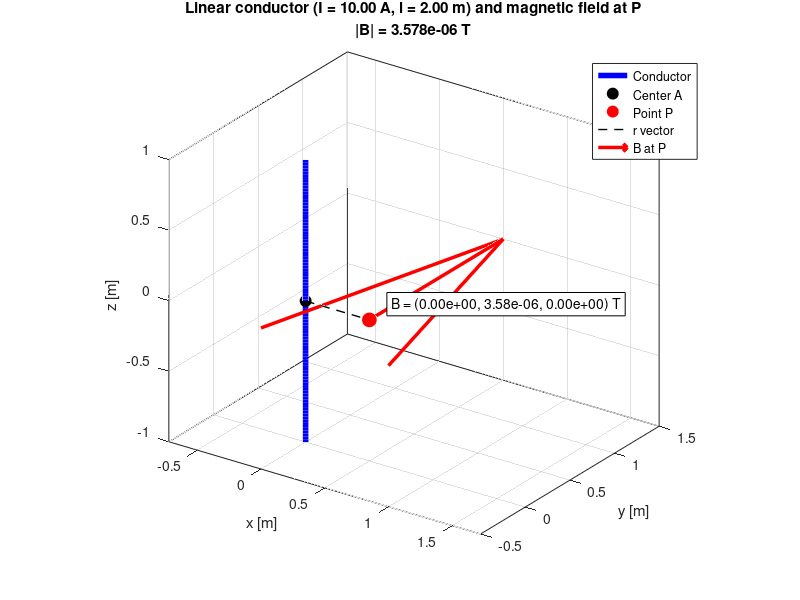

This chart was generated by the following MATLAB code:
%% Magnetic Field of a Finite Linear Conductor using Biot-Savart Law
% This script models a straight conductor carrying current I and computes
% the magnetic field at a point P using the Biot-Savart law.
%
% Biot-Savart law for a finite straight wire:
%   B = (mu0*I/(4*pi)) * (sin(theta2) - sin(theta1)) / r_perp  (magnitude)
% Vector form is computed by numerical integration.

clear; clc; close all;

%% ---------------- User Parameters ----------------
I  = 10;              % Current [A] (positive => +z direction)
l  = 2.0;             % Length of conductor [m]

% Conductor location (its midpoint) at point A
Ax = 0.0;
Ay = 0.0;
Az = 0.0;
A  = [Ax, Ay, Az];

% Field evaluation point P
P  = [0.5, 0.0, 0.0];   % [Px, Py, Pz] in meters

mu0 = 4*pi*1e-7;        % Permeability of free space [H/m]

%% ---------------- Conductor Geometry ----------------
% Conductor is parallel to z-axis, centered at A with length l.
% Endpoints:
z1 = Az - l/2;
z2 = Az + l/2;

% Wire path (for plotting)
nWire = 100;
zw    = linspace(z1, z2, nWire);
xw    = Ax * ones(1, nWire);
yw    = Ay * ones(1, nWire);

%% ---------------- Biot-Savart Integration ----------------
% B(P) = (mu0*I/4*pi) * integral( dl x (r_hat) / |r|^2 )
% Here dl = dz * z_hat, and r = P - source_point

N = 5000;                       % Number of integration segments
z_seg = linspace(z1, z2, N);
dz    = (z2 - z1)/(N-1);

B = [0, 0, 0];                  % Initialize B vector

for k = 1:N
    % Source point on wire (single point at this step for midpoint rule)
    src = [Ax, Ay, z_seg(k)];
    
    % Vector from source to field point
    rvec = P - src;
    rmag = norm(rvec);
    
    if rmag < 1e-12
        error('Point P lies on the conductor; B is singular there.');
    end
    
    % dl vector (along +z) for this segment
    dl = [0, 0, dz];
    
    % Contribution: (dl x r_hat) / |r|^2
    dB = (mu0 * I / (4*pi)) * cross(dl, rvec) / rmag^3;
    
    B = B + dB;
end

% Display results
fprintf('Conductor centered at A = (%.3f, %.3f, %.3f), length = %.3f m\n', A, l);
fprintf('Current I = %.3f A (direction +z)\n', I);
fprintf('Field point P = (%.3f, %.3f, %.3f) m\n', P);
fprintf('\nMagnetic field B at P:\n');
fprintf('  Bx = %e T\n', B(1));
fprintf('  By = %e T\n', B(2));
fprintf('  Bz = %e T\n', B(3));
fprintf('  |B| = %e T\n', norm(B));

%% ---------------- Analytical Check (Infinite wire approximation) ----------------
% For a finite wire, magnitude along the perpendicular direction:
r_perp = sqrt((P(1)-Ax)^2 + (P(2)-Ay)^2);
if r_perp > 0
    % Angles from perpendicular foot to wire endpoints
    sin1 = (z1 - P(3)) / sqrt((z1 - P(3))^2 + r_perp^2);
    sin2 = (z2 - P(3)) / sqrt((z2 - P(3))^2 + r_perp^2);
    B_analytic = (mu0*I/(4*pi*r_perp)) * (sin2 - sin1);
    fprintf('\nAnalytical magnitude (finite wire): |B| = %e T\n', abs(B_analytic));
end

%% ---------------- 3D Visualization ----------------
figure('Color','w','Position',[100 100 900 700]);
hold on; grid on; axis equal; box on;

% Plot the conductor
plot3(xw, yw, zw, 'b-', 'LineWidth', 4);
plot3(Ax, Ay, Az, 'ko', 'MarkerFaceColor','k', 'MarkerSize', 8);

% Plot the field point P
plot3(P(1), P(2), P(3), 'ro', 'MarkerFaceColor','r', 'MarkerSize', 10);

% Draw a dashed line from conductor to P (to show displacement r)
[~, idxMid] = min(abs(z_seg - P(3)));
srcMid = [Ax, Ay, z_seg(idxMid)];
plot3([srcMid(1), P(1)], [srcMid(2), P(2)], [srcMid(3), P(3)], ...
      'k--', 'LineWidth', 1);

% Scale B vector for visualization
Bmag = norm(B);
if Bmag > 0
    scaleArrow = 1.5;    % Visual scaling (in data units)
    Bplot = B / Bmag * scaleArrow;
    quiver3(P(1), P(2), P(3), Bplot(1), Bplot(2), Bplot(3), ...
            0, 'r', 'LineWidth', 2.5, 'MaxHeadSize', 0.8);
end

% Labels and title
xlabel('x [m]'); ylabel('y [m]'); zlabel('z [m]');
title(sprintf(['Linear conductor (I = %.2f A, l = %.2f m) and ', ...
               'magnetic field at P\n|B| = %.3e T'], I, l, Bmag));
legend({'Conductor', 'Center A', 'Point P', 'r vector', 'B at P'}, ...
       'Location','northeast');

% Adjust view
view(35, 25);

% Text annotation with vector components
txt = sprintf('B = (%.2e, %.2e, %.2e) T', B(1), B(2), B(3));
text(P(1)+0.1, P(2)+0.1, P(3)+0.1, txt, 'FontSize', 10, ...
     'BackgroundColor','w', 'EdgeColor','k');

hold off;
